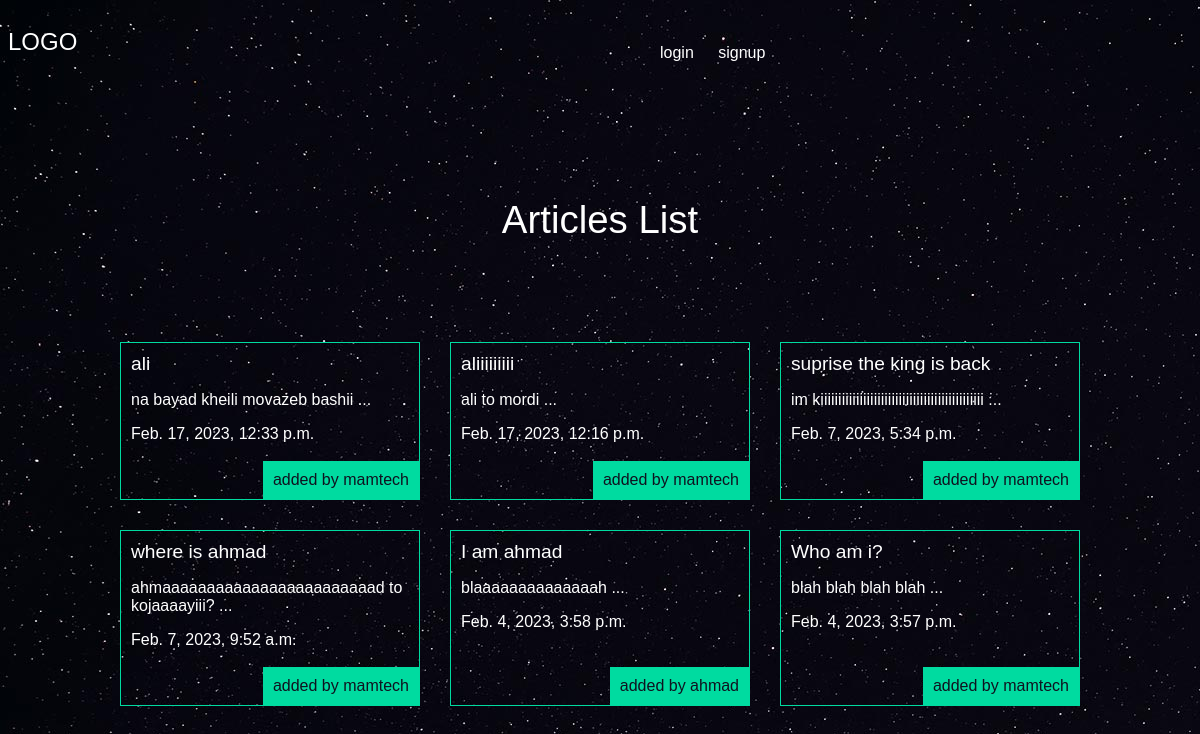
The app's page /articles/ with its own data.
### articles/models.py (models this page shows, shortened)
class Article(models.Model):
    title = models.CharField(max_length=100)
    slug = models.SlugField()
    body = models.TextField()
    date = models.DateTimeField(auto_now_add=True)
    image = models.ImageField(default='default.jpg', blank=True)
    author = models.ForeignKey(User, default=None, on_delete=models.CASCADE)
    def snippet(self):
        return self.body[:50] + " ..."

### articles/views.py (the view)
# urls.py: path('', views.articles_list, name="list"),
def articles_list(request):
    articles = models.Article.objects.all().order_by('-date')
    args = {'articles': articles}
    return render(request, 'articles/articleslist.html', args)

### articles/templates/articles/articleslist.html (shortened to what this page needs)
{% extends 'base.html' %}
{% block content %}
        <h1>Articles List</h1>
    <div class="articles">
            {% for article in articles %}
            <div class="article">
            <h2><a href="{% url 'articles:detail' slug=article.slug %}">{{ article.title }}</a></h2>
            <p>{{ article.snippet }}</p>
            <p>{{ article.date }}</p>
            <p class="author">added by {{ article.author.username }}</p>
            </div>
        {% endfor %}
    </div>
{% endblock %}

### templates/base.html (shortened to what this page needs)
{% load static %}
<!DOCTYPE html>
<html lang="en">
<head>
    <link rel="stylesheet" href="{% static 'styles.css' %}">
</head>
<body>
<header>
    <h2><a href="{% url 'articles:list' %}">LOGO</a></h2>
<nav>
    <ul>
        {% if user.is_authenticated %}
            <li>
                <form class="logout-link" action="{% url 'accounts:logout' %}" method="post">
                    {% csrf_token %}
                    <button type="submit">Logout</button>
                </form>
            </li>
            <li>
            <a class="highlight" href="{% url 'articles:create' %}">Create new article</a>
            </li>
        {% else %}
            <li>
                <a href="{% url 'accounts:login' %}">login</a>
            </li>
            <li>
                <a href="{% url 'accounts:signup' %}">signup</a>
            </li>
        {% endif %}
    </ul>
</nav>
</header>
<div class="wrapper">
    {% block content %}
    {% endblock %}
</div>
</body>
</html>

### assets/styles.css (style rules this page uses)
body { background-color: #0f121f; background-image: url(stars.jpg); background-repeat-y: no-repeat; background-attachment: fixed; color: #fff; }
body * { font-family: arial, serif; }
h1, h2, h3, h4 { font-weight: normal; margin: 0; }
a, a:hover, a:visited { color: #fff; text-decoration: none; }
.wrapper { max-width:960px; margin:0 auto; }
div.wrapper h1 { text-align:center; margin: 100px auto; font-size:2.4em; }
header { display:grid; grid-template-columns:1fr 1fr; padding:20px 0; }
nav li { display:inline-block; margin-left:20px; }
.articles { display:grid; grid-template-columns:1fr 1fr 1fr; grid-gap:30px; }
.article { padding:10px; border:1px solid #00dba0; position:relative; padding-bottom:40px; }
.article h2 { font-size:1.2em; }
.article .author { padding:10px; background-color: #00dba0; position:absolute; right:0; bottom:0; margin:0; color: #0f121f; }

### records on screen
Article: title "ali", snippet "na bayad kheili movazeb bashii ...", date "Feb. 17, 2023, 12:33 p.m.", author.username "mamtech"
Article: title "aliiiiiiiii", snippet "ali to mordi ...", date "Feb. 17, 2023, 12:16 p.m.", author.username "mamtech"
Article: title "suprise the king is back", snippet "im kiiiiiiiiiiiiiiiiiiiiiiiiiiiiiiiiiiiiiiiiiiiiii ...", date "Feb. 7, 2023, 5:34 p.m.", author.username "mamtech"
Article: title "where is ahmad", snippet "ahmaaaaaaaaaaaaaaaaaaaaaaaad to kojaaaayiii? ...", date "Feb. 7, 2023, 9:52 a.m.", author.username "mamtech"
Article: title "I am ahmad", snippet "blaaaaaaaaaaaaaah ...", date "Feb. 4, 2023, 3:58 p.m.", author.username "ahmad"
Article: title "Who am i?", snippet "blah blah blah blah ...", date "Feb. 4, 2023, 3:57 p.m.", author.username "mamtech"
